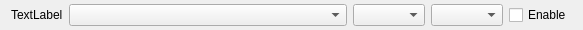
<?xml version="1.0" encoding="UTF-8"?>
<ui version="4.0">
 <class>StimConfigUnit</class>
 <widget class="QWidget" name="StimConfigUnit">
  <property name="geometry">
   <rect>
    <x>0</x>
    <y>0</y>
    <width>583</width>
    <height>28</height>
   </rect>
  </property>
  <property name="windowTitle">
   <string>Form</string>
  </property>
  <layout class="QGridLayout" name="gridLayout">
   <property name="topMargin">
    <number>4</number>
   </property>
   <property name="bottomMargin">
    <number>4</number>
   </property>
   <item row="0" column="1">
    <widget class="QComboBox" name="wvfmBox">
     <property name="sizePolicy">
      <sizepolicy hsizetype="Expanding" vsizetype="Fixed">
       <horstretch>0</horstretch>
       <verstretch>0</verstretch>
      </sizepolicy>
     </property>
     <property name="minimumSize">
      <size>
       <width>120</width>
       <height>0</height>
      </size>
     </property>
    </widget>
   </item>
   <item row="0" column="2">
    <widget class="QComboBox" name="Loc1Box"/>
   </item>
   <item row="0" column="3">
    <widget class="QComboBox" name="Loc2Box"/>
   </item>
   <item row="0" column="4">
    <widget class="QCheckBox" name="enStim">
     <property name="text">
      <string>Enable</string>
     </property>
    </widget>
   </item>
   <item row="0" column="0">
    <widget class="QLabel" name="stimLabel">
     <property name="text">
      <string>TextLabel</string>
     </property>
    </widget>
   </item>
  </layout>
 </widget>
 <resources/>
 <connections/>
</ui>
